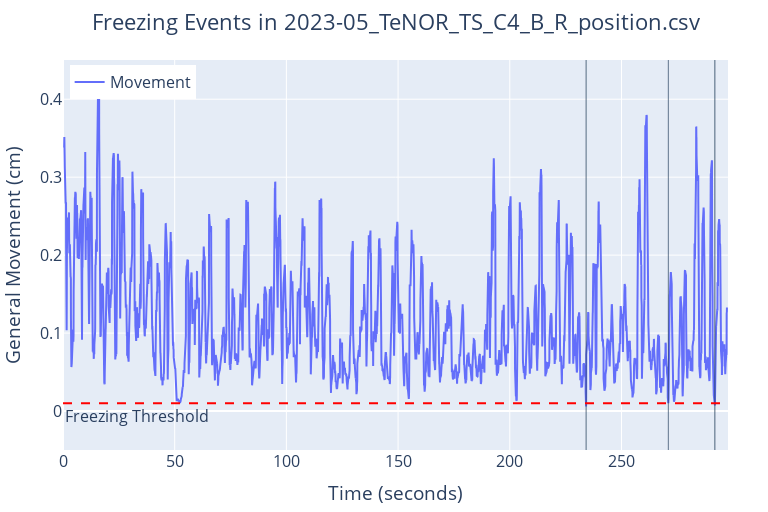

The code cell stored with this chart in its notebook:
### Code cell
plot_freezing(example, fps = video_fps)

### Figure 1 — Plotly figure (JSON) as saved in the notebook; plotly's stock layout.template omitted (floating-point values rounded to 4 significant figures; data arrays with more than 128 entries replaced by an {"elided": "..."} marker saying what was removed)
{"data": [{"mode": "lines", "name": "Movement", "type": "scatter", "x": {"elided": "7443 float values"}, "y": {"elided": "7443 float values"}}], "layout": {"annotations": [{"showarrow": false, "text": "Freezing Threshold", "x": 0, "xanchor": "left", "xref": "x domain", "y": 0.01, "yanchor": "top", "yref": "y"}], "font": {"size": 16}, "height": 512, "legend": {"x": 0.01, "xanchor": "left", "y": 0.9, "yanchor": "bottom"}, "margin": {"b": 20, "l": 60, "r": 40, "t": 60}, "shapes": [{"fillcolor": "rgba(0, 100, 80, 0.4)", "line": {"width": 0.4}, "type": "rect", "x0": 234.1, "x1": 234.2, "y0": -0.1, "y1": 1.5}, {"fillcolor": "rgba(0, 100, 80, 0.4)", "line": {"width": 0.4}, "type": "rect", "x0": 271.0, "x1": 271, "y0": -0.1, "y1": 1.5}, {"fillcolor": "rgba(0, 100, 80, 0.4)", "line": {"width": 0.4}, "type": "rect", "x0": 291.7, "x1": 291.9, "y0": -0.1, "y1": 1.5}, {"line": {"color": "red", "dash": "dash"}, "type": "line", "x0": 0, "x1": 1, "xref": "x domain", "y0": 0.01, "y1": 0.01, "yref": "y"}], "showlegend": true, "title": {"text": "Freezing Events in 2023-05_TeNOR_TS_C4_B_R_position.csv", "x": 0.5, "xanchor": "center", "xref": "paper"}, "width": 768, "xaxis": {"title": {"text": "Time (seconds)"}}, "yaxis": {"range": [-0.05, 0.4503], "title": {"text": "General Movement (cm)"}}}}
